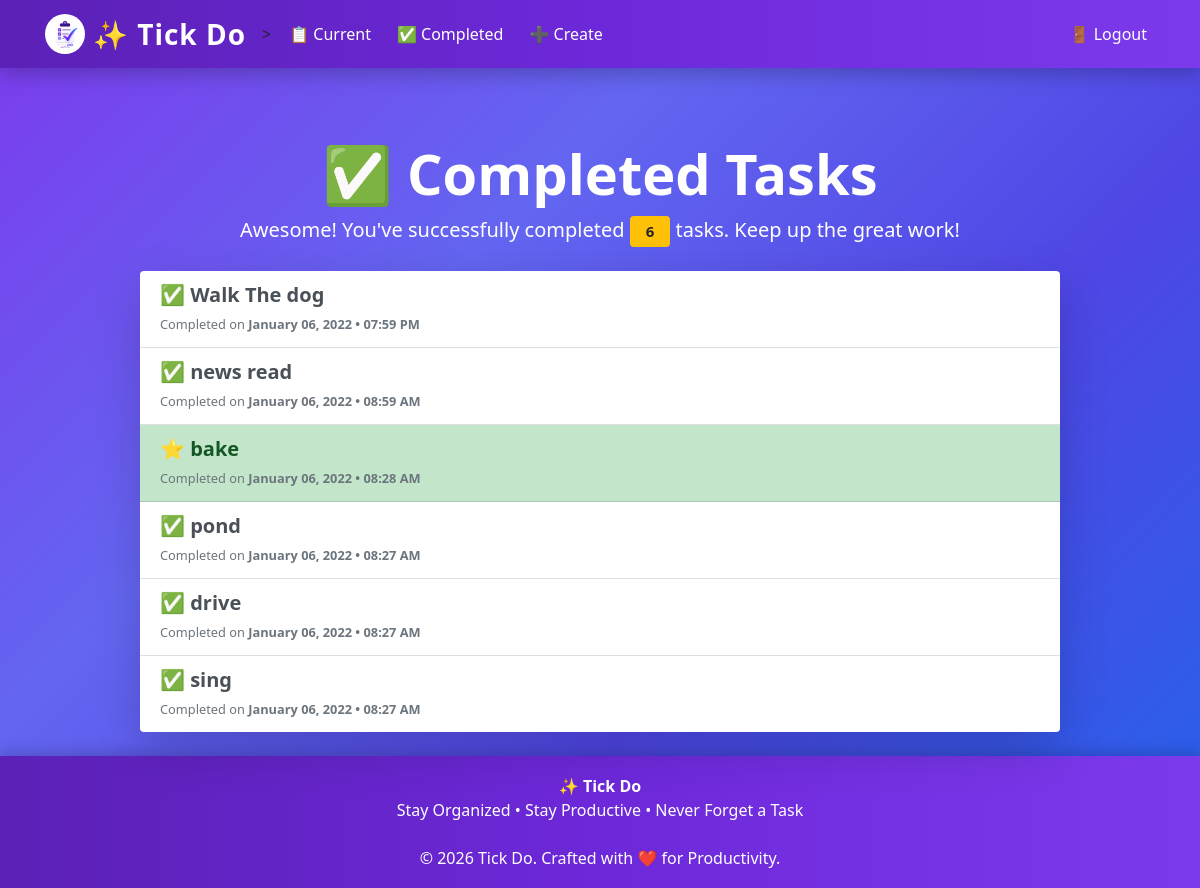
The app's page /completed/ (signed in) with its own data.
### todo/models.py (models this page shows, shortened)
class Todo(models.Model):
    title = models.CharField(max_length=100)
    memo = models.TextField(blank=True)
    created = models.DateTimeField(auto_now_add=True)
    datecompleted = models.DateTimeField(null=True, blank=True)
    important = models.BooleanField(default=False)
    user = models.ForeignKey(User, on_delete=models.CASCADE)

### todo/views.py (the view)
# urls.py: path('completed/', views.completedtodos, name='completedtodos'),
@login_required
def completedtodos(request):
    todos = Todo.objects.filter(user=request.user, datecompleted__isnull=False).order_by('-datecompleted')
    return render(request, 'todo/completedtodos.html', {'todos':todos})

### todo/templates/todo/completedtodos.html (shortened to what this page needs)
{% extends "todo/base.html" %}
{% block content %}
<div class="row justify-content-center mt-5">
    <div class="col-md-10">
        <div class="text-center text-white mb-4">
            <h1 class="display-4 font-weight-bold">
                ✅ Completed Tasks
            </h1>
            {% if todos %}
                <p class="lead">
                    Awesome! You've successfully completed
                    <span class="badge badge-warning px-3 py-2">
                        {{ todos.count }}
                    </span>
                    task{{ todos.count|pluralize }}.
                    Keep up the great work!
                </p>
            {% else %}
                <p class="lead">
                    You haven't completed any tasks yet.
                    Every completed task is a step closer to your goals!
                </p>
            {% endif %}
        </div>
        {% if todos %}
        <div class="card shadow-lg border-0"
             style="background: rgba(255,255,255,0.15);
                    backdrop-filter: blur(10px);
                    border-radius:20px;">
            <div class="list-group list-group-flush">
                {% for todo in todos %}
                <a href="{% url 'viewtodo' todo.id %}"
                   class="list-group-item list-group-item-action {% if todo.important %}list-group-item-success{% endif %}">
                    <h5 class="mb-1">
                        {% if todo.important %}
                            ⭐
                        {% else %}
                            ✅
                        {% endif %}
                        <strong>{{ todo.title }}</strong>
                    </h5>
                    <small class="text-muted">
                        Completed on
                        <strong>{{ todo.datecompleted|date:'F d, Y • h:i A' }}</strong>
                    </small>
                </a>
                {% endfor %}
            </div>
        </div>
        {% endif %}
    </div>
</div>
{% endblock %}

### todo/templates/todo/base.html (shortened to what this page needs)
{% load static %}
<!doctype html>
<html lang="en">
<head>
<link rel="stylesheet"
href="https://stackpath.bootstrapcdn.com/bootstrap/4.4.1/css/bootstrap.min.css">
</head>
<body>
<nav class="navbar navbar-expand-lg navbar-dark sticky-top">
<div class="container">
<a class="navbar-brand d-flex align-items-center" href="{% url 'home' %}">
    <img src="{% static 'todo/toplogo.png' %}"
         width="40"
         height="40"
         class="mr-2 rounded-circle bg-white p-1">
    <span class="font-weight-bold">✨ Tick Do</span>
</a>>
<div class="collapse navbar-collapse"
id="navbarNav">
{% if user.is_authenticated %}
<ul class="navbar-nav mr-auto">
<li class="nav-item {{ current }}">
<a class="nav-link" href="{% url 'currenttodos' %}">
📋 Current
</a>
</li>
<li class="nav-item {{ completed }}">
<a class="nav-link" href="{% url 'completedtodos' %}">
✅ Completed
</a>
</li>
<li class="nav-item {{ create }}">
<a class="nav-link" href="{% url 'createtodo' %}">
➕ Create
</a>
</li>
</ul>
{% endif %}
<ul class="navbar-nav ml-auto">
{% if user.is_authenticated %}
<li class="nav-item">
<a href="#"
onclick="$('#signOutBtn').click()"
class="nav-link">
🚪 Logout
</a>
</li>
{% endif %}
</ul>
</div>
</div>
</nav>
<div class="container py-4">
{% block content %}
{% endblock %}
</div>
<footer>
<strong>✨ Tick Do</strong>
<br>
Stay Organized • Stay Productive • Never Forget a Task
<br><br>
© 2026 Tick Do. Crafted with ❤️ for Productivity.
</footer>
</body>
</html>

### todo/templates/todo/base.html (style rules this page uses)
html,body { height:100%; margin:0; }
body { min-height:100vh; display:flex; flex-direction:column; background:linear-gradient( 135deg, #7C3AED 0%, #6366F1 35%, #4F46E5 65%, #2563EB 100%); background-attachment:fixed; font-family:'Segoe UI',sans-serif; }
.container { flex:1; }
.navbar { background:linear-gradient( 90deg, #5B21B6, #6D28D9, #7C3AED); box-shadow:0 5px 20px rgba(0,0,0,.25); }
.navbar-brand { font-size:28px; font-weight:bold; letter-spacing:1px; }
.nav-link { color:white!important; transition:.3s; margin-left:10px; border-radius:8px; }
footer { background:linear-gradient( 90deg, #5B21B6, #6D28D9, #7C3AED); color:white; text-align:center; padding:18px; box-shadow:0 -3px 15px rgba(0,0,0,.2); }

### records on screen
Todo: title "Walk The dog", datecompleted "January 06, 2022 • 07:59 PM"
Todo: title "news read", datecompleted "January 06, 2022 • 08:59 AM"
Todo: title "bake", datecompleted "January 06, 2022 • 08:28 AM"
Todo: title "pond", datecompleted "January 06, 2022 • 08:27 AM"
Todo: title "drive", datecompleted "January 06, 2022 • 08:27 AM"
Todo: title "sing", datecompleted "January 06, 2022 • 08:27 AM"

### other values on screen
{{ todos.count }} "6"
